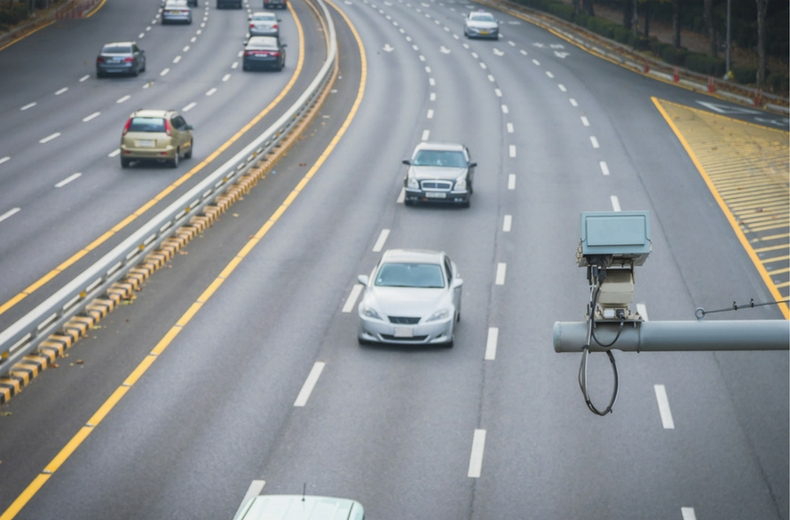
#> input picture projection/traffic.jpg, 790 x 520 px, found by its file name
$ python ipm.py   (older library calls are emulated)
#> lines starting #> are read from the running program, lines starting #| are printed output that depends on the picture; after the words box and inside, x2 and y2 are one past the last pixel; in counts of white or black regions, pixels touching at a corner belong together
import cv2
import numpy as np

cv2.namedWindow('perpective', cv2.WINDOW_NORMAL)
cv2.namedWindow('BEV', cv2.WINDOW_NORMAL)

img = cv2.imread('/home/didi/Repository/computervision/projection/traffic.jpg')
#> img is the input picture: shape (520, 790, 3); mean B, G, R 147.7, 144.2, 139.9

#pts = np.array([[864, 651], [1016, 581], [1205, 667], [1058, 759]], dtype=np.float32)
pts = np.array([[306, 406], [325, 363], [655, 385], [663, 428]], dtype=np.float32)
for pt in pts:
    cv2.circle(img, tuple(pt.astype(np.int)), 1, (0,0,255), -1)
#> img: shape (520, 790, 3); under 0.01% of pixels changed, all inside (x1, y1, x2, y2) = (305, 362, 665, 430)

# compute IPM matrix and apply it
ipm_pts = np.array([[330,340], [330,300], [400,300], [400,340]], dtype=np.float32)
ipm_matrix = cv2.getPerspectiveTransform(pts, ipm_pts)
#> ipm_matrix = [[0.29, 1.66, 98.08], [-0.328, 3.68, -504.8], [-0.000568, 0.00439, 1]]
ipm = cv2.warpPerspective(img, ipm_matrix, img.shape[:2][::-1])
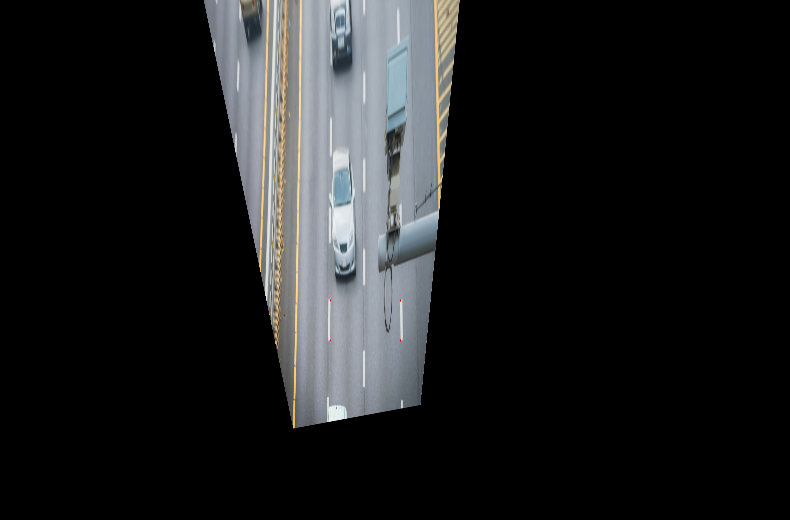
#> ipm: shape (520, 790, 3); mean B, G, R 30.4, 29.7, 28.7

print(ipm_matrix)
#| [[ 2.90415055e-01  1.66031289e+00  9.80810578e+01]
#|  [-3.27524974e-01  3.67515806e+00 -5.04764459e+02]
#|  [-5.67814717e-04  4.39149895e-03  1.00000000e+00]]

# display (or save) images
cv2.imshow('perpective', img)
cv2.imshow('BEV', ipm)
cv2.waitKey()

$ run again, with projection/road.jpg copied over projection/traffic.jpg
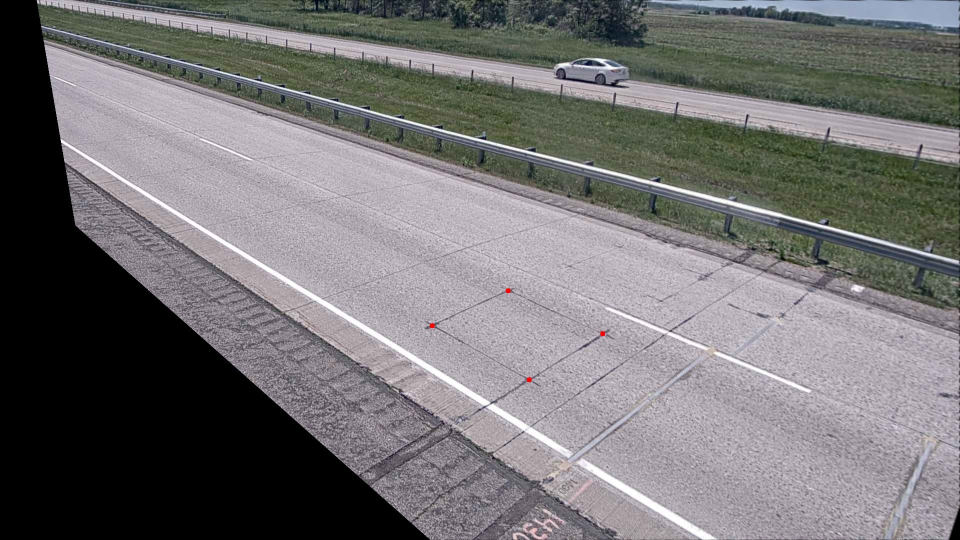
#> input picture projection/road.jpg, 1920 x 1080 px, found by its file name (shown at 1/2 size)
#> img is the input picture: shape (1080, 1920, 3); mean B, G, R 114.7, 113.6, 115.4
#> ipm_matrix = [[0.29, 1.66, 98.08], [-0.328, 3.68, -504.8], [-0.000568, 0.00439, 1]]
#> `ipm = cv2.warpPerspective(img, ipm_matrix, img.shape[:2][::-1])`:
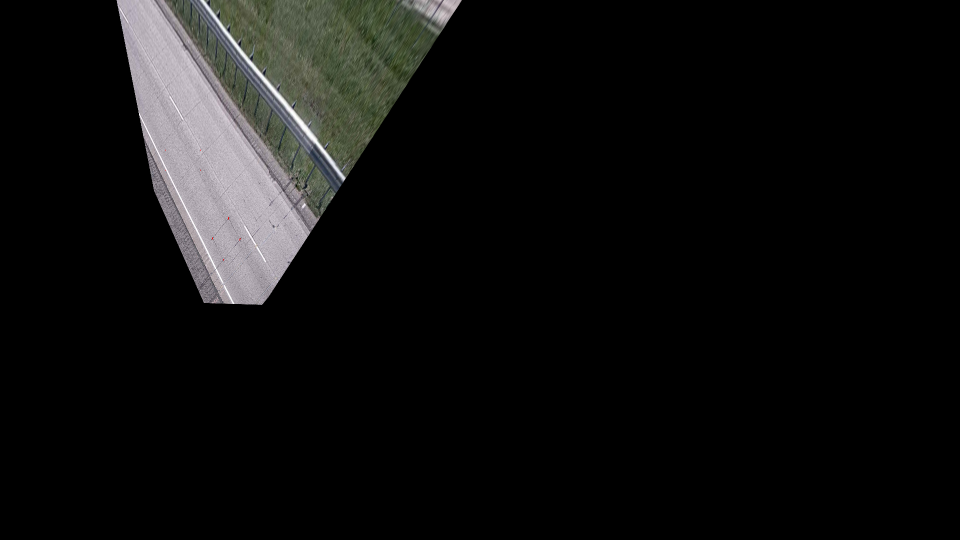
#> ipm: shape (1080, 1920, 3) (shown at 1/2 size); mean B, G, R 15.5, 16, 16
#| [[ 2.90415055e-01  1.66031289e+00  9.80810578e+01]
#|  [-3.27524974e-01  3.67515806e+00 -5.04764459e+02]
#|  [-5.67814717e-04  4.39149895e-03  1.00000000e+00]]
